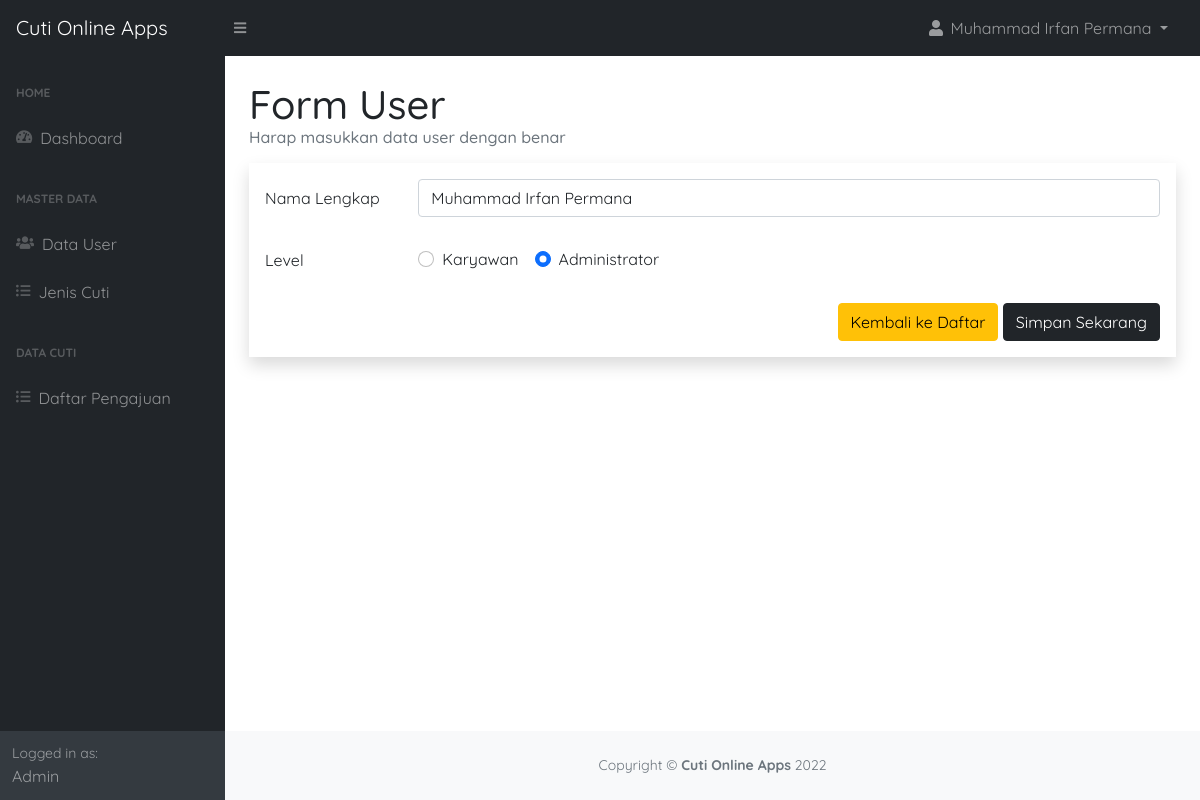
/dashboard.php?module=user-form&id=9 (signed in), run on the app's committed database.
### tables this page shows
CREATE TABLE `user` (
  `id_user` int(11) NOT NULL,
  `fullname_user` varchar(250) NOT NULL,
  `name_user` varchar(150) NOT NULL,
  `pass_user` varchar(250) NOT NULL,
  `level_user` varchar(100) NOT NULL
);

### app/admin/user/form.php (the view)
<div class="row">
    <div class="col-12">
        <h1 class="mt-4">Form User</h1>
        <h6 class="text-muted">Harap masukkan data user dengan benar</h6>
    </div>
</div>
<div class="row mt-3">
    <div class="col-12">
        <?php
        $isEdit = false;
        $url    = '?module=user-submit';
        if (isset($_GET['id'])) {
            $isEdit = true;
            $id     = $_GET['id'];
            $url    = '?module=user-submit&id=' . $id;
            $query = "SELECT * FROM user WHERE id_user = '$id'";
            $sql   = mysqli_query($conn, $query) or die(mysqli_error($conn));
            $data  = mysqli_fetch_array($sql);
            function isChecked($level, $array)
            {
                if ($array == $level) {
                    echo 'checked';
                }
            }
        }
        ?>
        <form action="<?= $url ?>" class="shadow p-3" method="POST">
            <div class="row mb-4">
                <label for="fullname_user" class="col-sm-2 col-form-label">Nama Lengkap</label>
                <div class="col-sm-10">
                    <input type="text" class="form-control" name="fullname_user" value="<?= ($isEdit) ? $data['fullname_user'] : '' ?>" required>
                </div>
            </div>
            <div class="row mb-4">
                <label for="level_user" class="col-sm-2 col-form-label">Level</label>
                <div class="col-sm-10 d-flex align-items-center">
                    <div class="form-check form-check-inline">
                        <input class="form-check-input" type="radio" name="level_user" id="karyawan" value="karyawan" <?= ($isEdit) ? isChecked('karyawan', $data['level_user']) : '' ?>>
                        <label class="form-check-label" for="karyawan">
                            Karyawan
                        </label>
                    </div>
                    <div class="form-check form-check-inline">
                        <input class="form-check-input" type="radio" name="level_user" id="admin" value="admin" <?= ($isEdit) ? isChecked('admin', $data['level_user']) : '' ?>>
                        <label class="form-check-label" for="admin">
                            Administrator
                        </label>
                    </div>
                </div>
            </div>
            <div class="row">
                <div class="col-sm-10 offset-2 text-end">
                    <a href="?module=user" class="btn btn-warning">Kembali ke Daftar</a>
                    <button type="submit" class="btn btn-dark">Simpan Sekarang</button>
                </div>
            </div>
        </form>
    </div>
</div>

### data on the page
user: fullname_user "Muhammad Irfan Permana", level_user "☐ Karyawan", level_user "☑ Administrator"

### other printed values
$title "Cuti Online Apps"
$_SESSION['fullname_user'] "Muhammad Irfan Permana"
$_SESSION['level_user'] "Admin"
